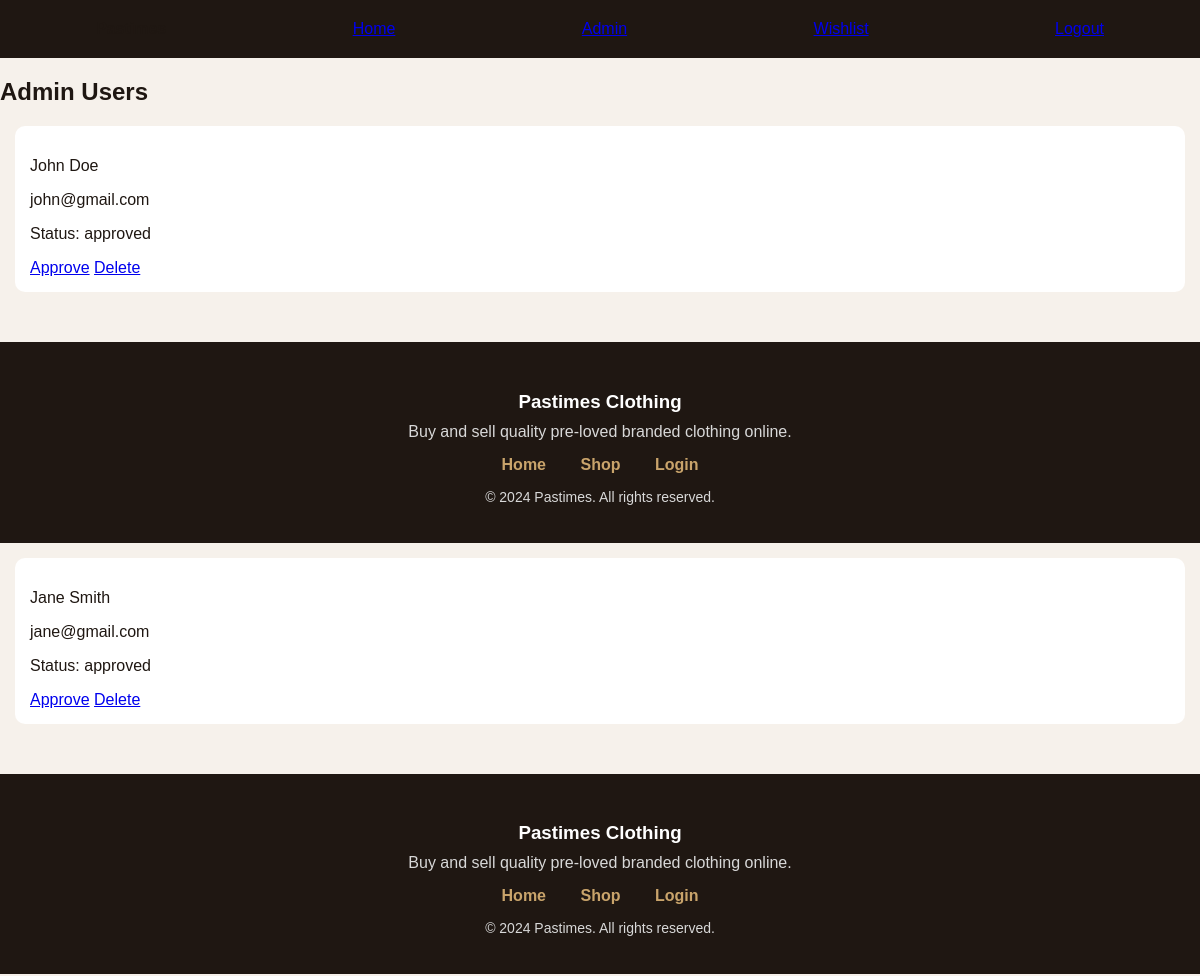
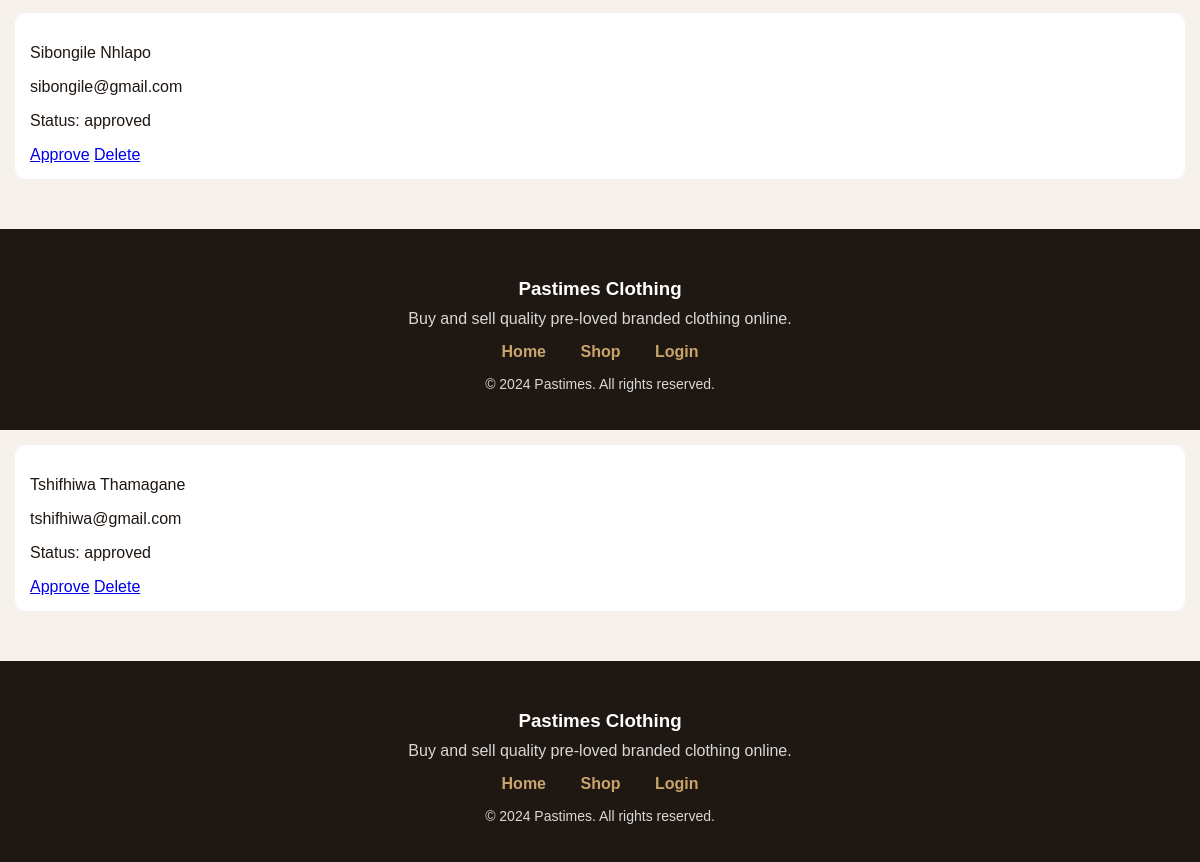
The page /admin_users.php on the database its author committed (2 pictures, top to bottom).
### tables this page shows
CREATE TABLE IF NOT EXISTS `tbluser` (
  `user_id` int(11) NOT NULL AUTO_INCREMENT,
  `name` varchar(100) DEFAULT NULL,
  `email` varchar(100) DEFAULT NULL,
  `username` varchar(50) DEFAULT NULL,
  `password` varchar(255) DEFAULT NULL,
  `address` varchar(255) DEFAULT NULL,
  `status` varchar(20) DEFAULT NULL,
  PRIMARY KEY (`user_id`)
);

### admin_users.php (the view, shortened to what this page needs)
<?php
include("DBConn.php");
?>
<!DOCTYPE html>
<html>
<head>
    <link rel="stylesheet" href="css/style.css">
</head>
<body>
<div class="navbar">
    <strong>Pastimes</strong>
    <a href="index.php">Home</a>
    <a href="admin.php">Admin</a>
    <a href="wishlist.php">Wishlist</a>
    <a href="logout.php">Logout</a>
</div>
<h2>Admin Users</h2>
<?php
$result = mysqli_query($conn,"SELECT * FROM tblUser");
while($row = mysqli_fetch_assoc($result))
{
?>
<div class="cart-item">
    <p><?php echo $row['name']; ?></p>
    <p><?php echo $row['email']; ?></p>
    <p>Status: <?php echo $row['status']; ?></p>
    <a href="?approve=<?php echo $row['user_id']; ?>">Approve</a>
    <a href="?delete=<?php echo $row['user_id']; ?>">Delete</a>
</div>
<?php include("footer.php"); ?>
<?php } ?>

### footer.php
<footer class="footer">
    <div class="footer-content">
        <h3>Pastimes Clothing</h3>
        <p>Buy and sell quality pre-loved branded clothing online.</p>
        <div class="footer-links">
            <a href="index.php">Home</a>
            <a href="clothes.php">Shop</a>
            <a href="login.php">Login</a>
            </div>
            <p class="copyright">&copy; 2024 Pastimes. All rights reserved.</p>
    </div>
</footer>

### css/style.css (style rules this page uses)
body { font-family: Arial, sans-serif; background-color: #f6f1eb; margin: 0; color: #1f1712; }
.navbar { background-color: #1f1712; padding: 20px 8%; display: flex; justify-content: space-between; align-items: center; }
.cart-item { background: white; padding: 15px; margin: 15px; border-radius: 10px; }
.footer { background: #1f1712; color: white; text-align: center; padding: 30px 20px; margin-top: 50px; }
.footer h3 { margin-bottom: 10px; }
.footer p { margin: 8px 0; color: #d8d8d8; }
.footer-links { margin: 15px 0; }
.footer-links a { color: #c9a46b; text-decoration: none; margin: 0 15px; font-weight: bold; }
.copyright { margin-top: 15px; font-size: 14px; }

### rows shown on the page
tbluser: name "John Doe", email "john@gmail.com", status "approved"
tbluser: name "Jane Smith", email "jane@gmail.com", status "approved"
tbluser: name "Sibongile Nhlapo", email "sibongile@gmail.com", status "approved"
tbluser: name "Tshifhiwa Thamagane", email "tshifhiwa@gmail.com", status "approved"
